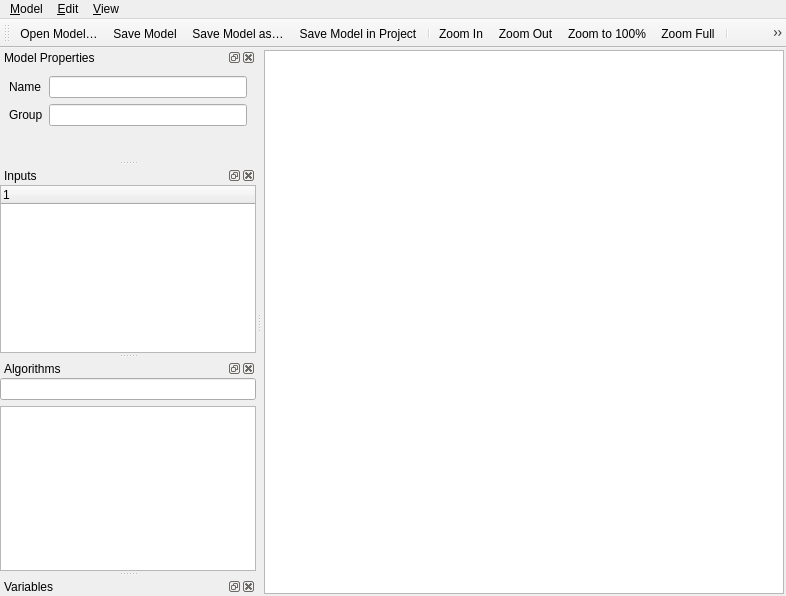
<?xml version="1.0" encoding="UTF-8"?>
<ui version="4.0">
 <class>QgsModelDesignerDialogBase</class>
 <widget class="QMainWindow" name="QgsModelDesignerDialogBase">
  <property name="geometry">
   <rect>
    <x>0</x>
    <y>0</y>
    <width>786</width>
    <height>596</height>
   </rect>
  </property>
  <property name="windowTitle">
   <string>Graphical Modeler</string>
  </property>
  <widget class="QWidget" name="centralwidget">
   <layout class="QVBoxLayout" name="mainLayout">
    <property name="spacing">
     <number>3</number>
    </property>
    <property name="leftMargin">
     <number>2</number>
    </property>
    <property name="topMargin">
     <number>2</number>
    </property>
    <property name="rightMargin">
     <number>2</number>
    </property>
    <property name="bottomMargin">
     <number>2</number>
    </property>
    <item>
     <widget class="QgsModelGraphicsView" name="mView"/>
    </item>
   </layout>
  </widget>
  <widget class="QMenuBar" name="mMenu">
   <property name="geometry">
    <rect>
     <x>0</x>
     <y>0</y>
     <width>786</width>
     <height>24</height>
    </rect>
   </property>
   <widget class="QMenu" name="menu_Model">
    <property name="title">
     <string>&amp;Model</string>
    </property>
    <widget class="QMenu" name="menuExport">
     <property name="title">
      <string>Export</string>
     </property>
     <addaction name="mActionExportImage"/>
     <addaction name="mActionExportPdf"/>
     <addaction name="mActionExportSvg"/>
     <addaction name="separator"/>
     <addaction name="mActionExportPython"/>
    </widget>
    <addaction name="mActionRun"/>
    <addaction name="separator"/>
    <addaction name="mActionOpen"/>
    <addaction name="mActionSave"/>
    <addaction name="mActionSaveAs"/>
    <addaction name="mActionSaveInProject"/>
    <addaction name="mActionEditHelp"/>
    <addaction name="separator"/>
    <addaction name="menuExport"/>
    <addaction name="separator"/>
    <addaction name="mActionClose"/>
   </widget>
   <widget class="QMenu" name="menu_View">
    <property name="title">
     <string>&amp;View</string>
    </property>
    <addaction name="mActionZoomIn"/>
    <addaction name="mActionZoomOut"/>
    <addaction name="mActionZoomActual"/>
    <addaction name="mActionZoomToItems"/>
    <addaction name="separator"/>
    <addaction name="mActionShowComments"/>
    <addaction name="separator"/>
    <addaction name="mActionSnappingEnabled"/>
   </widget>
   <widget class="QMenu" name="mMenuEdit">
    <property name="title">
     <string>&amp;Edit</string>
    </property>
    <addaction name="mActionDeleteComponents"/>
    <addaction name="separator"/>
    <addaction name="mActionSnapSelected"/>
   </widget>
   <addaction name="menu_Model"/>
   <addaction name="mMenuEdit"/>
   <addaction name="menu_View"/>
  </widget>
  <widget class="QToolBar" name="mToolbar">
   <property name="windowTitle">
    <string>Navigation</string>
   </property>
   <attribute name="toolBarArea">
    <enum>TopToolBarArea</enum>
   </attribute>
   <attribute name="toolBarBreak">
    <bool>false</bool>
   </attribute>
   <addaction name="mActionOpen"/>
   <addaction name="mActionSave"/>
   <addaction name="mActionSaveAs"/>
   <addaction name="mActionSaveInProject"/>
   <addaction name="separator"/>
   <addaction name="mActionZoomIn"/>
   <addaction name="mActionZoomOut"/>
   <addaction name="mActionZoomActual"/>
   <addaction name="mActionZoomToItems"/>
   <addaction name="separator"/>
   <addaction name="mActionExportImage"/>
   <addaction name="mActionExportPdf"/>
   <addaction name="mActionExportSvg"/>
   <addaction name="separator"/>
   <addaction name="mActionEditHelp"/>
   <addaction name="separator"/>
   <addaction name="mActionRun"/>
  </widget>
  <widget class="QgsDockWidget" name="mPropertiesDock">
   <property name="windowTitle">
    <string>Model Properties</string>
   </property>
   <attribute name="dockWidgetArea">
    <number>1</number>
   </attribute>
   <widget class="QWidget" name="dockWidgetContents">
    <layout class="QVBoxLayout" name="verticalLayout">
     <property name="leftMargin">
      <number>0</number>
     </property>
     <property name="topMargin">
      <number>0</number>
     </property>
     <property name="rightMargin">
      <number>0</number>
     </property>
     <property name="bottomMargin">
      <number>0</number>
     </property>
     <item>
      <widget class="QgsScrollArea" name="scrollArea">
       <property name="frameShape">
        <enum>QFrame::NoFrame</enum>
       </property>
       <property name="frameShadow">
        <enum>QFrame::Plain</enum>
       </property>
       <property name="widgetResizable">
        <bool>true</bool>
       </property>
       <widget class="QWidget" name="scrollAreaWidgetContents">
        <property name="geometry">
         <rect>
          <x>0</x>
          <y>0</y>
          <width>256</width>
          <height>97</height>
         </rect>
        </property>
        <layout class="QGridLayout" name="gridLayout">
         <item row="0" column="1">
          <widget class="QLineEdit" name="mNameEdit">
           <property name="toolTip">
            <string>Enter model name here</string>
           </property>
          </widget>
         </item>
         <item row="0" column="0">
          <widget class="QLabel" name="label">
           <property name="text">
            <string>Name</string>
           </property>
          </widget>
         </item>
         <item row="1" column="0">
          <widget class="QLabel" name="label_2">
           <property name="text">
            <string>Group</string>
           </property>
          </widget>
         </item>
         <item row="1" column="1">
          <widget class="QLineEdit" name="mGroupEdit">
           <property name="toolTip">
            <string>Enter group name here</string>
           </property>
          </widget>
         </item>
         <item row="2" column="1">
          <spacer name="verticalSpacer">
           <property name="orientation">
            <enum>Qt::Vertical</enum>
           </property>
           <property name="sizeHint" stdset="0">
            <size>
             <width>20</width>
             <height>40</height>
            </size>
           </property>
          </spacer>
         </item>
        </layout>
       </widget>
      </widget>
     </item>
    </layout>
   </widget>
  </widget>
  <widget class="QgsDockWidget" name="mInputsDock">
   <property name="windowTitle">
    <string>Inputs</string>
   </property>
   <attribute name="dockWidgetArea">
    <number>1</number>
   </attribute>
   <widget class="QWidget" name="dockWidgetContents_2">
    <layout class="QVBoxLayout" name="verticalLayout_2">
     <property name="leftMargin">
      <number>0</number>
     </property>
     <property name="topMargin">
      <number>0</number>
     </property>
     <property name="rightMargin">
      <number>0</number>
     </property>
     <property name="bottomMargin">
      <number>0</number>
     </property>
     <item>
      <widget class="QgsScrollArea" name="mInputsScrollArea">
       <property name="frameShape">
        <enum>QFrame::NoFrame</enum>
       </property>
       <property name="frameShadow">
        <enum>QFrame::Plain</enum>
       </property>
       <property name="widgetResizable">
        <bool>true</bool>
       </property>
       <widget class="QWidget" name="scrollAreaWidgetContents_2">
        <property name="geometry">
         <rect>
          <x>0</x>
          <y>0</y>
          <width>256</width>
          <height>153</height>
         </rect>
        </property>
        <layout class="QVBoxLayout" name="verticalLayout_6">
         <property name="leftMargin">
          <number>0</number>
         </property>
         <property name="topMargin">
          <number>0</number>
         </property>
         <property name="rightMargin">
          <number>0</number>
         </property>
         <property name="bottomMargin">
          <number>0</number>
         </property>
         <item>
          <widget class="QgsModelDesignerInputsTreeWidget" name="mInputsTreeWidget">
           <column>
            <property name="text">
             <string notr="true">1</string>
            </property>
           </column>
          </widget>
         </item>
        </layout>
       </widget>
      </widget>
     </item>
    </layout>
   </widget>
  </widget>
  <widget class="QgsDockWidget" name="mAlgorithmsDock">
   <property name="windowTitle">
    <string>Algorithms</string>
   </property>
   <attribute name="dockWidgetArea">
    <number>1</number>
   </attribute>
   <widget class="QWidget" name="dockWidgetContents_3">
    <layout class="QVBoxLayout" name="verticalLayout_3">
     <property name="leftMargin">
      <number>0</number>
     </property>
     <property name="topMargin">
      <number>0</number>
     </property>
     <property name="rightMargin">
      <number>0</number>
     </property>
     <property name="bottomMargin">
      <number>0</number>
     </property>
     <item>
      <widget class="QgsScrollArea" name="scrollArea_2">
       <property name="frameShape">
        <enum>QFrame::NoFrame</enum>
       </property>
       <property name="frameShadow">
        <enum>QFrame::Plain</enum>
       </property>
       <property name="widgetResizable">
        <bool>true</bool>
       </property>
       <widget class="QWidget" name="scrollAreaWidgetContents_3">
        <property name="geometry">
         <rect>
          <x>0</x>
          <y>0</y>
          <width>256</width>
          <height>180</height>
         </rect>
        </property>
        <layout class="QVBoxLayout" name="verticalLayout_4">
         <property name="leftMargin">
          <number>0</number>
         </property>
         <property name="topMargin">
          <number>0</number>
         </property>
         <property name="rightMargin">
          <number>0</number>
         </property>
         <property name="bottomMargin">
          <number>0</number>
         </property>
         <item>
          <widget class="QgsFilterLineEdit" name="mAlgorithmSearchEdit">
           <property name="toolTip">
            <string>Enter algorithm name to filter list</string>
           </property>
          </widget>
         </item>
         <item>
          <widget class="QgsProcessingToolboxTreeView" name="mAlgorithmsTree">
           <property name="alternatingRowColors">
            <bool>true</bool>
           </property>
          </widget>
         </item>
        </layout>
       </widget>
      </widget>
     </item>
    </layout>
   </widget>
  </widget>
  <widget class="QgsDockWidget" name="mVariablesDock">
   <property name="windowTitle">
    <string>Variables</string>
   </property>
   <attribute name="dockWidgetArea">
    <number>1</number>
   </attribute>
   <widget class="QWidget" name="dockWidgetContents_4">
    <layout class="QVBoxLayout" name="verticalLayout_5">
     <property name="leftMargin">
      <number>0</number>
     </property>
     <property name="topMargin">
      <number>0</number>
     </property>
     <property name="rightMargin">
      <number>0</number>
     </property>
     <property name="bottomMargin">
      <number>0</number>
     </property>
     <item>
      <widget class="QgsVariableEditorWidget" name="mVariablesEditor" native="true"/>
     </item>
    </layout>
   </widget>
  </widget>
  <action name="mActionOpen">
   <property name="icon">
    <iconset resource="../../../images/images.qrc">
     <normaloff>:/images/themes/default/mActionFileOpen.svg</normaloff>:/images/themes/default/mActionFileOpen.svg</iconset>
   </property>
   <property name="text">
    <string>Open Model…</string>
   </property>
   <property name="toolTip">
    <string>Open model (Ctrl+O)</string>
   </property>
   <property name="shortcut">
    <string>Ctrl+O</string>
   </property>
  </action>
  <action name="mActionSave">
   <property name="icon">
    <iconset resource="../../../images/images.qrc">
     <normaloff>:/images/themes/default/mActionFileSave.svg</normaloff>:/images/themes/default/mActionFileSave.svg</iconset>
   </property>
   <property name="text">
    <string>Save Model</string>
   </property>
   <property name="toolTip">
    <string>Save model (Ctrl+S)</string>
   </property>
   <property name="shortcut">
    <string>Ctrl+S</string>
   </property>
  </action>
  <action name="mActionSaveAs">
   <property name="icon">
    <iconset resource="../../../images/images.qrc">
     <normaloff>:/images/themes/default/mActionFileSaveAs.svg</normaloff>:/images/themes/default/mActionFileSaveAs.svg</iconset>
   </property>
   <property name="text">
    <string>Save Model as…</string>
   </property>
   <property name="toolTip">
    <string>Save model as (Ctrl+S)</string>
   </property>
   <property name="shortcut">
    <string>Ctrl+Shift+S</string>
   </property>
  </action>
  <action name="mActionZoomActual">
   <property name="icon">
    <iconset resource="../../../images/images.qrc">
     <normaloff>:/images/themes/default/mActionZoomActual.svg</normaloff>:/images/themes/default/mActionZoomActual.svg</iconset>
   </property>
   <property name="text">
    <string>Zoom to &amp;100%</string>
   </property>
   <property name="toolTip">
    <string>Zoom to &amp;100%</string>
   </property>
   <property name="shortcut">
    <string>Ctrl+1</string>
   </property>
  </action>
  <action name="mActionZoomIn">
   <property name="icon">
    <iconset resource="../../../images/images.qrc">
     <normaloff>:/images/themes/default/mActionZoomIn.svg</normaloff>:/images/themes/default/mActionZoomIn.svg</iconset>
   </property>
   <property name="text">
    <string>Zoom In</string>
   </property>
   <property name="toolTip">
    <string>Zoom in</string>
   </property>
   <property name="shortcut">
    <string>Ctrl++</string>
   </property>
  </action>
  <action name="mActionZoomOut">
   <property name="icon">
    <iconset resource="../../../images/images.qrc">
     <normaloff>:/images/themes/default/mActionZoomOut.svg</normaloff>:/images/themes/default/mActionZoomOut.svg</iconset>
   </property>
   <property name="text">
    <string>Zoom Out</string>
   </property>
   <property name="toolTip">
    <string>Zoom out</string>
   </property>
   <property name="shortcut">
    <string>Ctrl+-</string>
   </property>
  </action>
  <action name="mActionExportImage">
   <property name="icon">
    <iconset resource="../../../images/images.qrc">
     <normaloff>:/images/themes/default/mActionSaveMapAsImage.svg</normaloff>:/images/themes/default/mActionSaveMapAsImage.svg</iconset>
   </property>
   <property name="text">
    <string>Export as Image…</string>
   </property>
   <property name="toolTip">
    <string>Export as image</string>
   </property>
  </action>
  <action name="mActionZoomToItems">
   <property name="icon">
    <iconset resource="../../../images/images.qrc">
     <normaloff>:/images/themes/default/mActionZoomFullExtent.svg</normaloff>:/images/themes/default/mActionZoomFullExtent.svg</iconset>
   </property>
   <property name="text">
    <string>Zoom Full</string>
   </property>
   <property name="toolTip">
    <string>Zoom full</string>
   </property>
   <property name="shortcut">
    <string>Ctrl+0</string>
   </property>
  </action>
  <action name="mActionExportPdf">
   <property name="icon">
    <iconset resource="../../../images/images.qrc">
     <normaloff>:/images/themes/default/mActionSaveAsPDF.svg</normaloff>:/images/themes/default/mActionSaveAsPDF.svg</iconset>
   </property>
   <property name="text">
    <string>Export as PDF…</string>
   </property>
   <property name="toolTip">
    <string>Export as PDF</string>
   </property>
  </action>
  <action name="mActionExportSvg">
   <property name="icon">
    <iconset resource="../../../images/images.qrc">
     <normaloff>:/images/themes/default/mActionSaveAsSVG.svg</normaloff>:/images/themes/default/mActionSaveAsSVG.svg</iconset>
   </property>
   <property name="text">
    <string>Export as SVG…</string>
   </property>
   <property name="toolTip">
    <string>Export as SVG</string>
   </property>
  </action>
  <action name="mActionExportPython">
   <property name="icon">
    <iconset resource="../../../images/images.qrc">
     <normaloff>:/images/themes/default/mActionSaveAsPython.svg</normaloff>:/images/themes/default/mActionSaveAsPython.svg</iconset>
   </property>
   <property name="text">
    <string>Export as Python Script…</string>
   </property>
   <property name="toolTip">
    <string>Export as Python Script</string>
   </property>
  </action>
  <action name="mActionEditHelp">
   <property name="icon">
    <iconset resource="../../../images/images.qrc">
     <normaloff>:/images/themes/default/mActionEditHelpContent.svg</normaloff>:/images/themes/default/mActionEditHelpContent.svg</iconset>
   </property>
   <property name="text">
    <string>Edit Model Help…</string>
   </property>
   <property name="toolTip">
    <string>Edit model help</string>
   </property>
  </action>
  <action name="mActionRun">
   <property name="icon">
    <iconset resource="../../../images/images.qrc">
     <normaloff>:/images/themes/default/mActionStart.svg</normaloff>:/images/themes/default/mActionStart.svg</iconset>
   </property>
   <property name="text">
    <string>Run Model…</string>
   </property>
   <property name="toolTip">
    <string>Run model (F5)</string>
   </property>
   <property name="shortcut">
    <string>F5</string>
   </property>
  </action>
  <action name="mActionSaveInProject">
   <property name="icon">
    <iconset resource="../../../images/images.qrc">
     <normaloff>:/images/themes/default/mAddToProject.svg</normaloff>:/images/themes/default/mAddToProject.svg</iconset>
   </property>
   <property name="text">
    <string>Save Model in Project</string>
   </property>
   <property name="toolTip">
    <string>Save model in project</string>
   </property>
  </action>
  <action name="mActionClose">
   <property name="text">
    <string>Close</string>
   </property>
  </action>
  <action name="mActionShowComments">
   <property name="checkable">
    <bool>true</bool>
   </property>
   <property name="text">
    <string>Show Comments</string>
   </property>
  </action>
  <action name="mActionExportAsScriptAlgorithm">
   <property name="icon">
    <iconset resource="../../../images/images.qrc">
     <normaloff>:/images/themes/default/mActionSaveAsPython.svg</normaloff>:/images/themes/default/mActionSaveAsPython.svg</iconset>
   </property>
   <property name="text">
    <string>Export as Script Algorithm…</string>
   </property>
  </action>
  <action name="mActionDeleteComponents">
   <property name="icon">
    <iconset resource="../../../images/images.qrc">
     <normaloff>:/images/themes/default/mActionDeleteSelected.svg</normaloff>:/images/themes/default/mActionDeleteSelected.svg</iconset>
   </property>
   <property name="text">
    <string>Delete Selected Components</string>
   </property>
   <property name="toolTip">
    <string>Delete selected model components</string>
   </property>
   <property name="shortcut">
    <string>Del</string>
   </property>
  </action>
  <action name="mActionSnappingEnabled">
   <property name="checkable">
    <bool>true</bool>
   </property>
   <property name="text">
    <string>Enable Snapping</string>
   </property>
  </action>
  <action name="mActionSnapSelected">
   <property name="text">
    <string>Snap Selected Components to Grid</string>
   </property>
  </action>
 </widget>
 <customwidgets>
  <customwidget>
   <class>QgsModelGraphicsView</class>
   <extends>QGraphicsView</extends>
   <header>qgsmodelgraphicsview.h</header>
  </customwidget>
  <customwidget>
   <class>QgsFilterLineEdit</class>
   <extends>QLineEdit</extends>
   <header>qgsfilterlineedit.h</header>
  </customwidget>
  <customwidget>
   <class>QgsProcessingToolboxTreeView</class>
   <extends>QTreeView</extends>
   <header>qgsprocessingtoolboxtreeview.h</header>
  </customwidget>
  <customwidget>
   <class>QgsVariableEditorWidget</class>
   <extends>QWidget</extends>
   <header>qgsvariableeditorwidget.h</header>
   <container>1</container>
  </customwidget>
  <customwidget>
   <class>QgsDockWidget</class>
   <extends>QDockWidget</extends>
   <header>qgsdockwidget.h</header>
   <container>1</container>
  </customwidget>
  <customwidget>
   <class>QgsScrollArea</class>
   <extends>QScrollArea</extends>
   <header>qgsscrollarea.h</header>
   <container>1</container>
  </customwidget>
  <customwidget>
   <class>QgsModelDesignerInputsTreeWidget</class>
   <extends>QTreeWidget</extends>
   <header>qgsmodeldesignerinputstreewidget.h</header>
  </customwidget>
 </customwidgets>
 <resources>
  <include location="../../../images/images.qrc"/>
  <include location="../../../images/images.qrc"/>
  <include location="../../../images/images.qrc"/>
 </resources>
 <connections/>
</ui>
